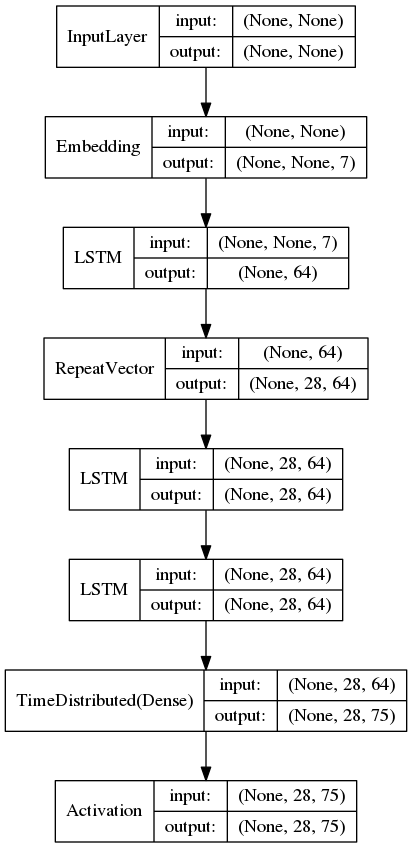

Here is the Python script that generated this plot:
# -*- coding: utf-8 -*-
'''An implementation of sequence to sequence learning for performing phonetic transcription
Padding is handled by using a repeated sentinel character (space)
Input may optionally be inverted, shown to increase performance in many tasks in:
"Learning to Execute"
http://arxiv.org/abs/1410.4615
and
"Sequence to Sequence Learning with Neural Networks"
http://papers.nips.cc/paper/5346-sequence-to-sequence-learning-with-neural-networks.pdf
Theoretically it introduces shorter term dependencies between source and target.
'''

from __future__ import print_function
from keras.utils.visualize_util import plot
from keras.models import Sequential
from keras.layers import Activation, TimeDistributed, Dense, RepeatVector, recurrent, Embedding, Reshape
import numpy as np
import matplotlib.pyplot as plt
from six.moves import range

def levenshtein(s, t):
    """
        levenshtein(s, t) -> ldist
        ldist is the Levenshtein distance between the strings
        s and t.
        For all i and j, dist[i,j] will contain the Levenshtein
        distance between the first i characters of s and the
        first j characters of t
    """
    rows = len(s)+1
    cols = len(t)+1
    dist = np.zeros((rows, cols), dtype=np.int)
    # source prefixes can be transformed into empty strings
    # by deletions:
    for i in range(1, rows):
        dist[i,0] = i
    # target prefixes can be created from an empty source string
    # by inserting the characters
    for i in range(1, cols):
        dist[0,i] = i

    row = rows - 1
    col = cols - 1
    for col in range(1, cols):
        for row in range(1, rows):
            if s[row-1] == t[col-1]:
                cost = 0
            else:
                cost = 1
            dist[row, col] = min(dist[row-1, col] + 1,      # deletion
                                 dist[row, col-1] + 1,      # insertion
                                 dist[row-1, col-1] + cost) # substitution

    return dist[row, col]


class Dictionary(dict):
    def __init__(self, filename):
        with open(filename, 'rt') as f:
            for line in f:
                word, phones = line.split('\t')[:2]
                self.update({word: phones})
        super(Dictionary, self).__init__()


class CharacterTable(object):
    def __init__(self, chars, maxlen):
        self.chars = [''] + sorted(set(chars))
        self.indices = dict((c, i) for i, c in enumerate(self.chars))
        self.maxlen = maxlen
        self.size = len(self.chars)

    def encode(self, C, maxlen=None):
        maxlen = maxlen if maxlen else self.maxlen
        X = np.zeros(maxlen, dtype='int32')
        for i, c in enumerate(C):
            X[i] = self.indices[c]
        return X

    def decode(self, X, calc_argmax=False, ch=''):
        if calc_argmax:
            X = X.argmax(axis=-1)
        return ch.join(self.chars[x] for x in X)


class colors:
    ok = '\033[92m'
    fail = '\033[91m'
    close = '\033[0m'


def save(refs, preds, filename):
    with open(filename, 'wt') as res:
        for ref, pred in zip(refs, preds):
            correct = ptable.decode(ref, ch=' ').strip()
            guess = ptable.decode(pred, calc_argmax=False, ch=' ').strip()
            print(correct, '|', guess, file=res)


# Parameters for the model and dataset
TRAIN='wcmudict.train.dict'
TEST='wcmudict.test.dict'

# Try replacing GRU, or SimpleRNN
RNN = recurrent.LSTM
VSIZE = 7
HIDDEN_SIZE = 64
BATCH_SIZE = 28
LAYERS = 2
INVERT = False

train = Dictionary(TRAIN)
test = Dictionary(TEST)

words = map(str.split, train.keys())    # [['u', 's', 'e', 'd'], ['m', 'o', 'u', 'n', 't'], ...]
trans = map(str.split, train.values())
words_maxlen = max(map(len, words))
trans_maxlen = max(map(len, trans))

chars = sorted(set([char for word in words for char in word]))
phones = sorted(set([phone for tran in trans for phone in tran]))
ctable = CharacterTable(chars, words_maxlen)
ptable = CharacterTable(phones, trans_maxlen)

print('Total training words:', len(words))

print('Vectorization...')
def vectorization(words, trans):
    X = np.zeros((len(words), words_maxlen), dtype='int32')
    y = np.zeros((len(trans), trans_maxlen), dtype='int32')
    for i, word in enumerate(words):
        X[i,:] = ctable.encode(word)
    for i, tran in enumerate(trans):
        y[i,:] = ptable.encode(tran)
    if INVERT:
        X = X[:,::-1]
    return X, y

X_train, y_train = vectorization(words, trans)

words_test = map(str.split, test.keys())
trans_test = map(str.split, test.values())
X_val, y_val = vectorization(words_test, trans_test)

# Shuffle (X_train, y_train) in unison
indices = np.arange(len(y_train))
np.random.shuffle(indices)
X_train = X_train[indices]
y_train = y_train[indices]

# Chopping matrices to save computational time
X_train = X_train[:2 * BATCH_SIZE]
y_train = y_train[:2 * BATCH_SIZE]
X_val = X_val[:2 * BATCH_SIZE]
y_val = y_val[:2 * BATCH_SIZE]

print(X_train.shape)
print(y_train.shape)

print('Build model...')
model = Sequential()
# "Encode" the input sequence using an RNN, producing an output of HIDDEN_SIZE
model.add(Embedding(ctable.size, VSIZE, input_dtype='int32'))
model.add(RNN(HIDDEN_SIZE))
# For the decoder's input, we repeat the encoded input for each time step
model.add(RepeatVector(trans_maxlen))
# The decoder RNN could be multiple layers stacked or a single layer
for _ in range(LAYERS):
    model.add(RNN(HIDDEN_SIZE, return_sequences=True))

# For each of step of the output sequence, decide which phone should be chosen
model.add(TimeDistributed(Dense(ptable.size)))
model.add(Activation('softmax'))
model.summary()
plot(model, show_shapes=True, to_file='pho_rnn.png', show_layer_names=False)

model.compile(loss='sparse_categorical_crossentropy',
              optimizer='adam',
              metrics=['accuracy'])

tr_loss = []
va_loss = []
tr_acc = []
val_acc = []
# Train the model each generation and show predictions against the validation dataset
for iteration in range(1, 20):
    print()
    print('-' * 50)
    print('Iteration', iteration)
    history = model.fit(X_train, y_train[..., np.newaxis], batch_size=BATCH_SIZE, nb_epoch=1,
              validation_data=(X_val, y_val[..., np.newaxis])) # add a new dim to y_train and y_val to match output
    tr_loss.extend(history.history['loss'])
    va_loss.extend(history.history['val_loss'])
    tr_acc.extend(history.history['acc'])
    val_acc.extend(history.history['val_acc'])
    print
    preds = model.predict_classes(X_val, verbose=0)
    save(y_val, preds, 'rnn_{}.pred'.format(iteration))

    ###
    # Select 10 samples from the validation set at random so we can visualize errors
    for i in range(10):
        ind = np.random.randint(0, len(X_val))
        rowX, rowy = X_val[ind], y_val[ind]
        pred = preds[ind]
        q = ctable.decode(rowX)
        correct = ptable.decode(rowy, ch=' ').strip()
        guess = ptable.decode(pred, ch=' ').strip()
        print('W:', q[::-1] if INVERT else q)
        print('T:', correct)
        print(colors.ok + '☑' + colors.close if correct == guess else colors.fail + '☒' + colors.close,
              guess, '(' + str(levenshtein(correct.split(), guess.split())) + ')')
        print('---')

# Write tr losses to output file
np.savetxt('tr_losses.txt', tr_loss)
np.savetxt('va_losses.txt', va_loss)
np.savetxt('tr_acc.txt', tr_acc)
np.savetxt('val_acc.txt', val_acc)



# Show plots
x = np.arange(iteration)
fig = plt.figure(1)
fig.suptitle('TRAINNING vs VALIDATION', fontsize=14, fontweight='bold')

# LOSS: TRAINING vs VALIDATION
sub_plot1 = fig.add_subplot(211)
sub_plot1.text(1, .5, 'LOSS',
        horizontalalignment='right', color = 'c',
        transform=sub_plot1.transAxes)

plt.plot(x, tr_loss, '--', linewidth=2, label='tr_loss')
plt.plot(x, va_loss, label='va_loss')
plt.legend(loc='upper right')


# ACCURACY: TRAINING vs VALIDATION
sub_plot2 = fig.add_subplot(212)
sub_plot2.text(1, .5,  'ACCURACY', color = 'c',
        horizontalalignment='right',
        transform=sub_plot2.transAxes)

plt.plot(x, tr_acc, '--', linewidth=2, label='tr_acc')
plt.plot(x, val_acc,label='val_acc')
plt.legend(loc='lower right')

# INFORMATION: NN FEATURES
fig2 = plt.figure(num=2, figsize=(0.8, 3), dpi=80, facecolor='w', edgecolor='k')
fig2.text(.3, .9,  'RNN = %s' %(str(RNN)[21:-2]), color = 'k',
        horizontalalignment='center')
fig2.text(.3, .8,  'VSIZE = %d' %(VSIZE), color = 'k',
        horizontalalignment='center')
fig2.text(.3, .7,  'HIDDEN_SIZE = %d' %(HIDDEN_SIZE), color = 'k',
        horizontalalignment='center')
fig2.text(.3, .6,  'BATCH_SIZE = %d' %(BATCH_SIZE), color = 'k',
        horizontalalignment='center')
fig2.text(.3, .5,  'LAYERS = %d' %(LAYERS), color = 'k',
        horizontalalignment='center')
fig2.text(.3, .4,  'INVERT = %s' %(str(INVERT)), color = 'k',
        horizontalalignment='center')
fig2.text(.3, .3,  'ITERATIONS = %d' %(iteration), color = 'k',
        horizontalalignment='center')
plt.show()

#####################################################################################################################
